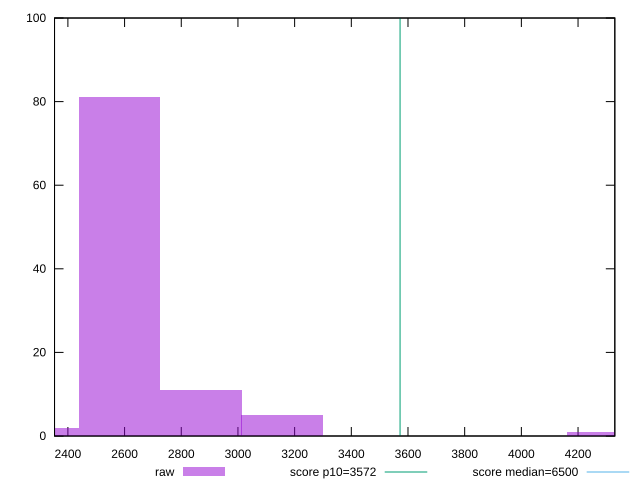

The gnuplot source for this figure:
reset

$raw <<EOF
4303.647330430217 1
2582.1883982581303 81
2869.0982202868117 11
3156.0080423154927 5
2295.2785762294493 2
EOF

set key outside below
set boxwidth 286.90982202868116
set xrange [2352.8495000000003:4329.7725]
set yrange [0:100]
set trange [0:100]
set style fill transparent solid 0.5 noborder

set parametric
set terminal svg size 640, 490 enhanced background rgb 'white'
set output "report_00009_2021-02-08T22-37-41.559Z/first-cpu-idle/samples/pages+cached/raw/histogram.svg"

plot $raw title "raw" with boxes, \
     3572,t title "score p10=3572", \
     6500,t title "score median=6500"

reset
